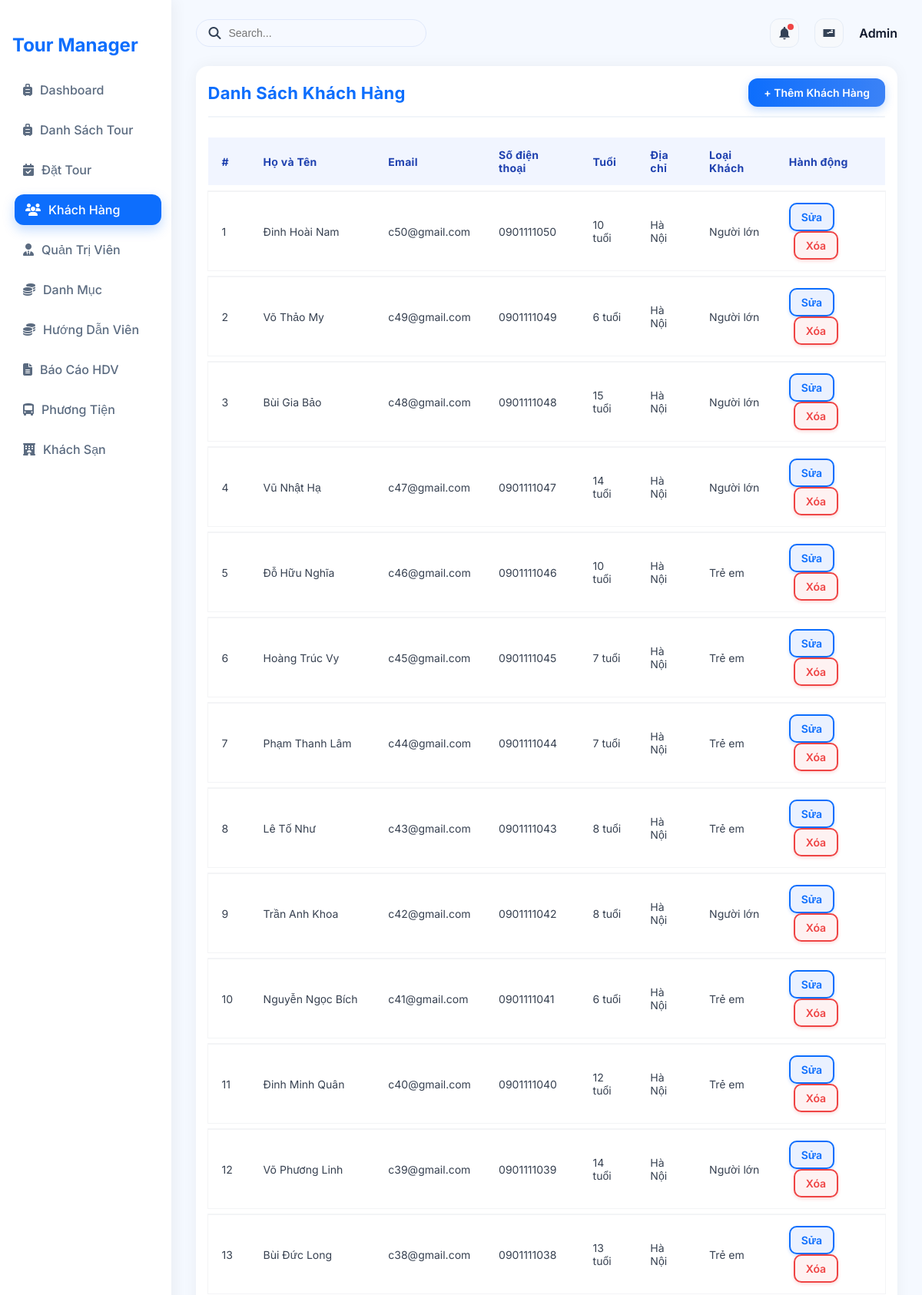
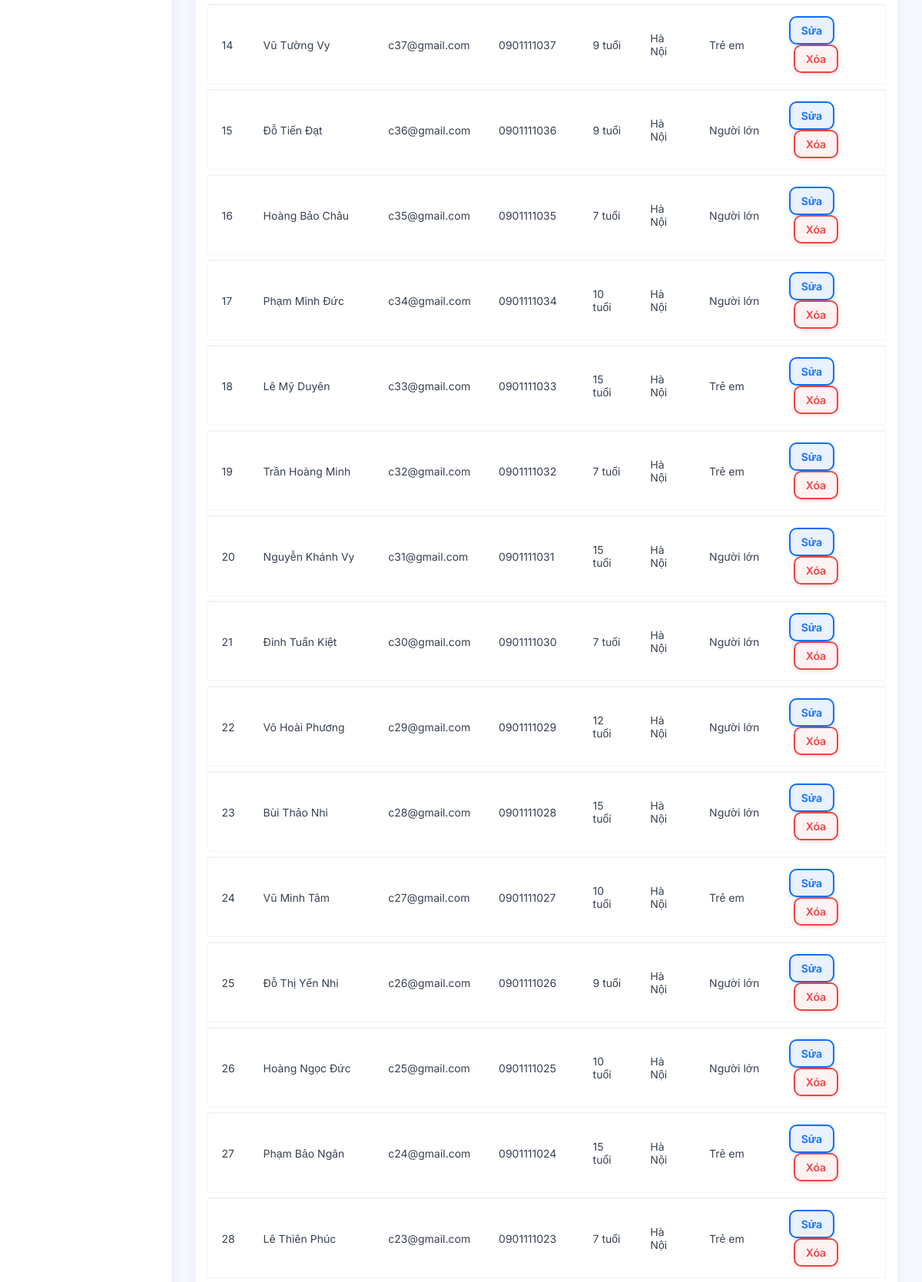
/?action=admin-listCustomer (signed in, upper part), run on the app's committed database (2 pictures, top to bottom).
### tables this page shows
CREATE TABLE `customers` (
  `customer_id` int NOT NULL,
  `full_name` varchar(100) DEFAULT NULL,
  `email` varchar(100) DEFAULT NULL,
  `phone` varchar(20) DEFAULT NULL,
  `role` enum('adult','child','vip') NOT NULL DEFAULT 'adult',
  `address` varchar(255) DEFAULT NULL,
  `age` int DEFAULT NULL
);

### controllers/CustomerController.php (called while the page is built, shortened)
<?php
class CustomerController
{
    private $customerModel;
    public function __construct() {
        $this->customerModel = new CustomerQuery();
    }
    public function listCustomers() {
        $customers = $this->customerModel->getAllCustomers();
        require './views/Customer/listCustomer.php';
    }
}
?>

### routes/index.php (called while the page is built)
<?php
$action = $_GET['action'] ?? '/';
match ($action) {
    '/' => (new AuthController)->home(),
    'admin' => require './views/admin.php',
    'login' => (new AuthController)->login(),
    'logout' => (new AuthController)->logout(),
    'admin-listTours' => require './views/admin.php',
    'admin-createTours' => require './views/admin.php',
    'admin-updateTours' => require './views/admin.php',
    'admin-listUsers' => require './views/admin.php',
    'admin-createUsers' => require './views/admin.php',
    'admin-updateUsers' => require './views/admin.php',
    'admin-listCategory' => require './views/admin.php',
    'admin-createCategory' => require './views/admin.php',
    'admin-updateCategory' => require './views/admin.php',
    'admin-listCustomer' => require './views/admin.php',
    'admin-createCustomer' => require './views/admin.php',
    'admin-updateCustomer' => require './views/admin.php',
    'admin-listDiscount' => require './views/admin.php',
    'admin-createDiscount' => require './views/admin.php',
    'admin-updateDiscount' => require './views/admin.php',
    'admin-listGuide' => require './views/admin.php',
    'admin-createGuide' => require './views/admin.php',
    'admin-updateGuide' => require './views/admin.php',
    'admin-listTourGuide' => require './views/admin.php',
    'admin-createTourGuide' => require './views/admin.php',
    'admin-updateTourGuide' => require './views/admin.php',
    'admin-listHotel' => require './views/admin.php',
    'admin-createHotel' => require './views/admin.php',
    'admin-updateHotel' => require './views/admin.php',
    'admin-listVehicles' => require './views/admin.php',
    'admin-createVehicles' => require './views/admin.php',
    'admin-updateVehicles' => require './views/admin.php',
    'admin-listReport' => require './views/admin.php',
    'admin-createReport' => require './views/admin.php',
    'admin-updateReport' => require './views/admin.php',
    default => require './views/admin.php',
};

### index.php (called while the page is built, shortened)
<?php
spl_autoload_register(function ($class) {
    $fileName = "$class.php";
    $fileModel              = PATH_MODEL . $fileName;
});
require_once './routes/index.php';

### models/BaseModel.php (called while the page is built, shortened)
<?php
class BaseModel
{
    public function __construct()
    {
        $dsn = sprintf('mysql:host=%s;port=%s;dbname=%s;charset=utf8', DB_HOST, DB_PORT, DB_NAME);
        try {
            $this->pdo = new PDO($dsn, DB_USERNAME, DB_PASSWORD, DB_OPTIONS);
        } catch (PDOException $e) {
            die("Kết nối cơ sở dữ liệu thất bại: {$e->getMessage()}. Vui lòng thử lại sau.");
        }
    }
}

### models/CustomerQuery.php (called while the page is built, shortened)
<?php
class CustomerQuery extends BaseModel
{
    public function getAllCustomers()
    {
        $sql = "SELECT * FROM customers ORDER BY customer_id DESC";
        $stmt = $this->pdo->prepare($sql);
        $stmt->execute();
        return $stmt->fetchAll(PDO::FETCH_ASSOC);
    }
}
?>

### views/Customer/ListCustomer.php (the view)
<div class="main-content p-4">
    <div class="table-container">
        <div class="admin-table-container">
            <div class="table-header d-flex justify-content-between align-items-center mb-3">
                <h4 class="fw-bold">Danh Sách Khách Hàng</h4>
                <a href="?action=admin-createCustomer" class="btn btn-primary">
                    + Thêm Khách Hàng
                </a>
            </div>
            <table class="table table-striped align-middle">
                <thead>
                    <tr>
                        <th>#</th>
                        <th>Họ và Tên</th>
                        <th>Email</th>
                        <th>Số điện thoại</th>
                        <th>Tuổi</th>
                        <th>Địa chỉ</th>
                        <th>Loại Khách</th>
                        <th>Hành động</th>
                    </tr>
                </thead>
                <tbody>
                    <?php $stt = 1; foreach($customers as $customer): ?>
                    <tr>
                        <td><?= $stt++; ?></td>
                        <td><?= htmlspecialchars($customer['full_name']); ?></td>
                        <td><?= htmlspecialchars($customer['email']); ?></td>
                        <td><?= htmlspecialchars($customer['phone']); ?></td>
                        <td><?= htmlspecialchars($customer['age']); ?> tuổi</td>
                        <td><?= htmlspecialchars($customer['address']); ?></td>
                        <td><?= htmlspecialchars($customer['role']) == "adult" ? "Người lớn" : (htmlspecialchars($customer['role']) == "vip" ? "VIP" : "Trẻ em"); ?>
                        </td>
                        <td>
                            <a href="?action=admin-updateCustomer&id=<?= $customer['customer_id']; ?>"
                                class="btn btn-sm btn-outline-success">Sửa</a>
                            <a href="?action=admin-deleteCustomer&id=<?= $customer['customer_id']; ?>"
                                onclick="return confirm('Xác nhận xóa khách hàng này?')"
                                class="btn btn-sm btn-outline-danger">Xóa</a>
                        </td>
                    </tr>
                    <?php endforeach; ?>
                </tbody>
            </table>
        </div>
    </div>
</div>

### assets/css/admin.css (style rules this page uses)
* { box-sizing: border-box; }
body { font-family: "Inter", sans-serif; margin: 0; padding: 0; background: #f5f9ff; color: #334155; display: flex; height: 100vh; overflow: hidden; }

### assets/css/Customer/listCustomer.css (style rules this page uses)
a { text-decoration: none; }
.table-container h4 { font-size: 20px; font-weight: 600; color: #111827; margin-bottom: 20px; }
.table { width: 100%; border-collapse: separate; border-spacing: 0 8px; font-family: "Inter", sans-serif; }
.table thead tr { background-color: #f1f5ff; color: #1e40af; font-weight: 600; text-align: left; }
.table thead th { padding: 14px 18px; font-size: 14px; letter-spacing: 0.3px; }
.table tbody tr { background-color: #ffffff; transition: all 0.2s ease; box-shadow: 0 0 0 1px #f3f4f6; }
.table tbody td { padding: 14px 18px; font-size: 14px; color: #374151; vertical-align: middle; border-top: 1px solid #f3f4f6; }
.btn { display: inline-flex; align-items: center; justify-content: center; font-size: 14px; padding: 10px 16px; border-radius: 12px; font-weight: 600; cursor: pointer; transition: all 0.2s ease; }
.btn-sm { font-size: 14px; padding: 8px 14px; border-radius: 10px; }
.btn-outline-success { border: 2px solid #0d6efd; color: #0d6efd; background: #eaf1ff; box-shadow: 0 2px 4px rgba(13, 110, 253, 0.2); }
.btn-outline-danger { border: 2px solid #ef4444; color: #ef4444; background: #fef2f2; box-shadow: 0 2px 4px rgba(239, 68, 68, 0.2); margin-left: 6px; }
.table-header { border-bottom: 2px solid #f1f5f9; padding-bottom: 10px; }
.table-header h4 { font-size: 20px; font-weight: 700; color: #0d6efd; margin: 0; }
.table-header .btn-primary { background: linear-gradient(90deg, #0d6efd, #3b82f6); border: none; color: #fff; font-weight: 600; padding: 10px 22px; border-radius: 10px; box-shadow: 0 4px 10px rgba(13, 110, 253, 0.25); transition: 0.25s; }
.table-header { display: flex; justify-content: space-between; align-items: center; padding-bottom: 12px; margin-bottom: 18px; border-bottom: 2px solid #f1f5f9; }
.table-header h4 { font-size: 22px; font-weight: 700; color: #0d6efd; margin: 0; letter-spacing: 0.3px; }
.table-header .btn-primary { background: linear-gradient(90deg, #0d6efd, #3b82f6); border: none; color: #fff; font-weight: 600; padding: 10px 20px; border-radius: 12px; box-shadow: 0 4px 12px rgba(13, 110, 253, 0.25); transition: 0.22s ease; }

### data on the page
customers: full_name "Đinh Hoài Nam", email "c50@gmail.com", phone "0901111050", age "10", address "Hà Nội", role "Người lớn"
customers: full_name "Võ Thảo My", email "c49@gmail.com", phone "0901111049", age "6", address "Hà Nội", role "Người lớn"
customers: full_name "Bùi Gia Bảo", email "c48@gmail.com", phone "0901111048", age "15", address "Hà Nội", role "Người lớn"
customers: full_name "Vũ Nhật Hạ", email "c47@gmail.com", phone "0901111047", age "14", address "Hà Nội", role "Người lớn"
customers: full_name "Đỗ Hữu Nghĩa", email "c46@gmail.com", phone "0901111046", age "10", address "Hà Nội", role "Trẻ em"
customers: full_name "Hoàng Trúc Vy", email "c45@gmail.com", phone "0901111045", age "7", address "Hà Nội", role "Trẻ em"
customers: full_name "Phạm Thanh Lâm", email "c44@gmail.com", phone "0901111044", age "7", address "Hà Nội", role "Trẻ em"
customers: full_name "Lê Tố Như", email "c43@gmail.com", phone "0901111043", age "8", address "Hà Nội", role "Trẻ em"
customers: full_name "Trần Anh Khoa", email "c42@gmail.com", phone "0901111042", age "8", address "Hà Nội", role "Người lớn"
customers: full_name "Nguyễn Ngọc Bích", email "c41@gmail.com", phone "0901111041", age "6", address "Hà Nội", role "Trẻ em"
customers: full_name "Đinh Minh Quân", email "c40@gmail.com", phone "0901111040", age "12", address "Hà Nội", role "Trẻ em"
customers: full_name "Võ Phương Linh", email "c39@gmail.com", phone "0901111039", age "14", address "Hà Nội", role "Người lớn"
customers: full_name "Bùi Đức Long", email "c38@gmail.com", phone "0901111038", age "13", address "Hà Nội", role "Trẻ em"
customers: full_name "Vũ Tường Vy", email "c37@gmail.com", phone "0901111037", age "9", address "Hà Nội", role "Trẻ em"
customers: full_name "Đỗ Tiến Đạt", email "c36@gmail.com", phone "0901111036", age "9", address "Hà Nội", role "Người lớn"
customers: full_name "Hoàng Bảo Châu", email "c35@gmail.com", phone "0901111035", age "7", address "Hà Nội", role "Người lớn"
customers: full_name "Phạm Minh Đức", email "c34@gmail.com", phone "0901111034", age "10", address "Hà Nội", role "Người lớn"
customers: full_name "Lê Mỹ Duyên", email "c33@gmail.com", phone "0901111033", age "15", address "Hà Nội", role "Trẻ em"
customers: full_name "Trần Hoàng Minh", email "c32@gmail.com", phone "0901111032", age "7", address "Hà Nội", role "Trẻ em"
customers: full_name "Nguyễn Khánh Vy", email "c31@gmail.com", phone "0901111031", age "15", address "Hà Nội", role "Người lớn"
customers: full_name "Đinh Tuấn Kiệt", email "c30@gmail.com", phone "0901111030", age "7", address "Hà Nội", role "Người lớn"
customers: full_name "Võ Hoài Phương", email "c29@gmail.com", phone "0901111029", age "12", address "Hà Nội", role "Người lớn"
customers: full_name "Bùi Thảo Nhi", email "c28@gmail.com", phone "0901111028", age "15", address "Hà Nội", role "Người lớn"
customers: full_name "Vũ Minh Tâm", email "c27@gmail.com", phone "0901111027", age "10", address "Hà Nội", role "Trẻ em"
customers: full_name "Đỗ Thị Yến Nhi", email "c26@gmail.com", phone "0901111026", age "9", address "Hà Nội", role "Người lớn"
customers: full_name "Hoàng Ngọc Đức", email "c25@gmail.com", phone "0901111025", age "10", address "Hà Nội", role "Người lớn"
customers: full_name "Phạm Bảo Ngân", email "c24@gmail.com", phone "0901111024", age "15", address "Hà Nội", role "Trẻ em"
customers: full_name "Lê Thiên Phúc", email "c23@gmail.com", phone "0901111023", age "7", address "Hà Nội", role "Trẻ em"

### other printed values
$user['name'] "Admin"
